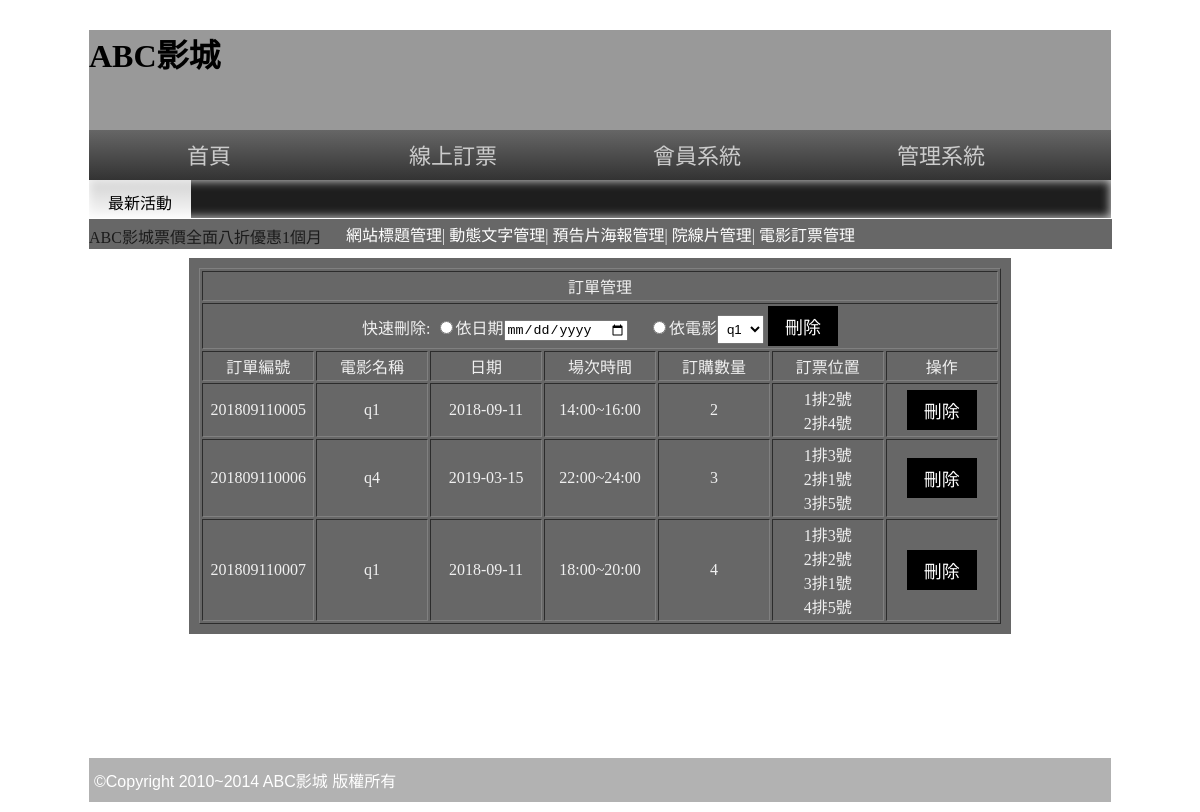
Screenshot of /admin.php?do=admin&redo=order with the database file from the repository.
### tables this page shows
CREATE TABLE `tick` (
  `tick_seq` int(10) UNSIGNED NOT NULL,
  `tick_movie` int(10) NOT NULL,
  `tick_date` date NOT NULL,
  `tick_site` int(10) NOT NULL,
  `tick_sit` int(10) NOT NULL,
  `tick_no` text NOT NULL,
  `tick_cnt` int(10) NOT NULL
);

CREATE TABLE `movie` (
  `movie_seq` int(10) UNSIGNED NOT NULL,
  `movie_name` text NOT NULL,
  `movie_lv` int(5) NOT NULL,
  `movie_long` text NOT NULL,
  `movie_date` date NOT NULL,
  `movie_fa` text NOT NULL,
  `movie_dir` text NOT NULL,
  `movie_img` text NOT NULL,
  `movie_movie` text NOT NULL,
  `movie_con` text NOT NULL,
  `movie_display` int(2) NOT NULL,
  `movie_desc` int(10) NOT NULL
);

### order.php (the view, shortened to what this page needs)
<?php
$sql = "select * from tick,movie where tick_movie = movie_seq group by tick_no order by tick_no";
$c1  = mysqli_query($link,$sql);
$c2  = mysqli_fetch_assoc($c1);
?>
<table width="100%" border="1" cellspacing="2" cellpadding="2">
  <tr>
    <td colspan="7" align="center">訂單管理</td>
  </tr>
  <tr>
    <td colspan="7" align="center">
        快速刪除:
        <input type="radio" id="r1" name="ee" value="1">依日期<input type="date" id="t1">
        <input type="radio" id="r2" name="ee" value="2">依電影<select id="t2">
        <?php
        $sqll = "select * from movie ";
        $cc1  = mysqli_query($link,$sqll);
        $cc2  = mysqli_fetch_assoc($cc1);
        do{
            echo "<option value='".$cc2["movie_seq"]."'>".$cc2["movie_name"]."</option>";
        }while($cc2  = mysqli_fetch_assoc($cc1))
        ?>
        </select>
        <input type="button" onclick="del()" value="刪除">
    </td>
  </tr>
  <tr>
    <td width="13%" align="center">訂單編號</td>
    <td width="13%" align="center">電影名稱</td>
    <td width="13%" align="center">日期</td>
    <td width="13%" align="center">場次時間</td>
    <td width="13%" align="center">訂購數量</td>
    <td width="13%" align="center">訂票位置</td>
    <td width="13%" align="center">操作</td>
  </tr>
  <?php do{ ?>
  <tr>
    <td width="13%" align="center"><?=$c2["tick_no"]?></td>
    <td width="13%" align="center"><?=$c2["movie_name"]?></td>
    <td width="13%" align="center"><?=$c2["tick_date"]?></td>
    <td width="13%" align="center">
<?php if($c2["tick_site"] == 1){
    echo "14:00~16:00";
}else if($c2["tick_site"] == 2){
    echo "16:00~18:00";
}else if($c2["tick_site"] == 3){
    echo "18:00~20:00";
}else if($c2["tick_site"] == 4){
    echo "20:00~22:00";
}else if($c2["tick_site"] == 5){
    echo "22:00~24:00";
}
?>
</td>
<?php
$sqll = "select * from tick where tick_no = '".$c2["tick_no"]."'";
$cc1  = mysqli_query($link,$sqll);
$cc2  = mysqli_fetch_assoc($cc1);
$row  = mysqli_num_rows($cc1);
?>
    <td width="13%" align="center"><?=$row?></td>
    <td width="13%" align="center">
    <?php do{
        $p = ceil($cc2["tick_sit"]/5);
        $t = $cc2["tick_sit"]%5 ;
        if($t == 0 ){ $t = 5 ; }
        echo $p."排".$t."號<br>";
    }while($cc2  = mysqli_fetch_assoc($cc1)) ?>
    </td>
    <td width="13%" align="center"><input type="button" onclick="document.location.href='admin.php?do=admin&redo=order&no=<?=$c2["tick_no"]?>'" value="刪除"></td>
  </tr>
  <?php }while($c2  = mysqli_fetch_assoc($c1)) ?>
</table>

### css/css.css (style rules this page uses)
body { background:url(../icon/b.png); font-family:微軟正黑體; }
select,select option { padding:5px; }
input[type='button'],input[type='submit'],input[type='reset'],button,.button { min-width:70px; min-height:40px; background:#000; color:#fff; border:none; cursor:pointer; font-size:18px; text-decoration:none; }

### rows the page displays
tick: tick_no "201809110005", movie.movie_name "q1", tick_date "2018-09-11", tick_site "14:00~16:00", row "2", tick_sit "1", tick_sit "2"
tick: tick_sit "2", tick_sit "4"
tick: tick_no "201809110006", movie.movie_name "q4", tick_date "2019-03-15", tick_site "22:00~24:00", row "3", tick_sit "1", tick_sit "3"
tick: tick_sit "2", tick_sit "1"
tick: tick_sit "3", tick_sit "5"
tick: tick_no "201809110007", movie.movie_name "q1", tick_date "2018-09-11", tick_site "18:00~20:00", row "4", tick_sit "1", tick_sit "3"
tick: tick_sit "2"
tick: tick_sit "3", tick_sit "1"
tick: tick_sit "4", tick_sit "5"

### other values shown
form field value "q1"
